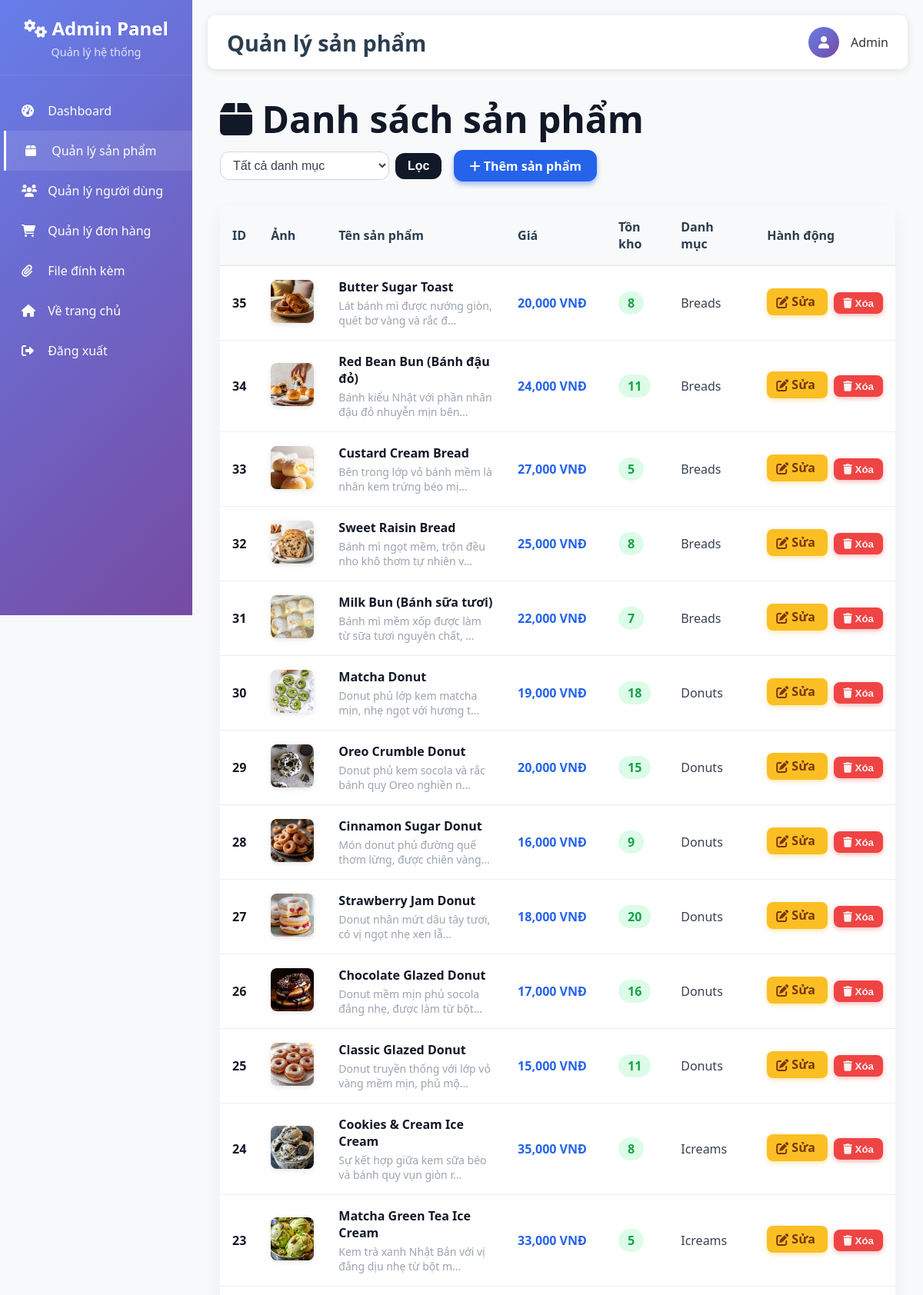
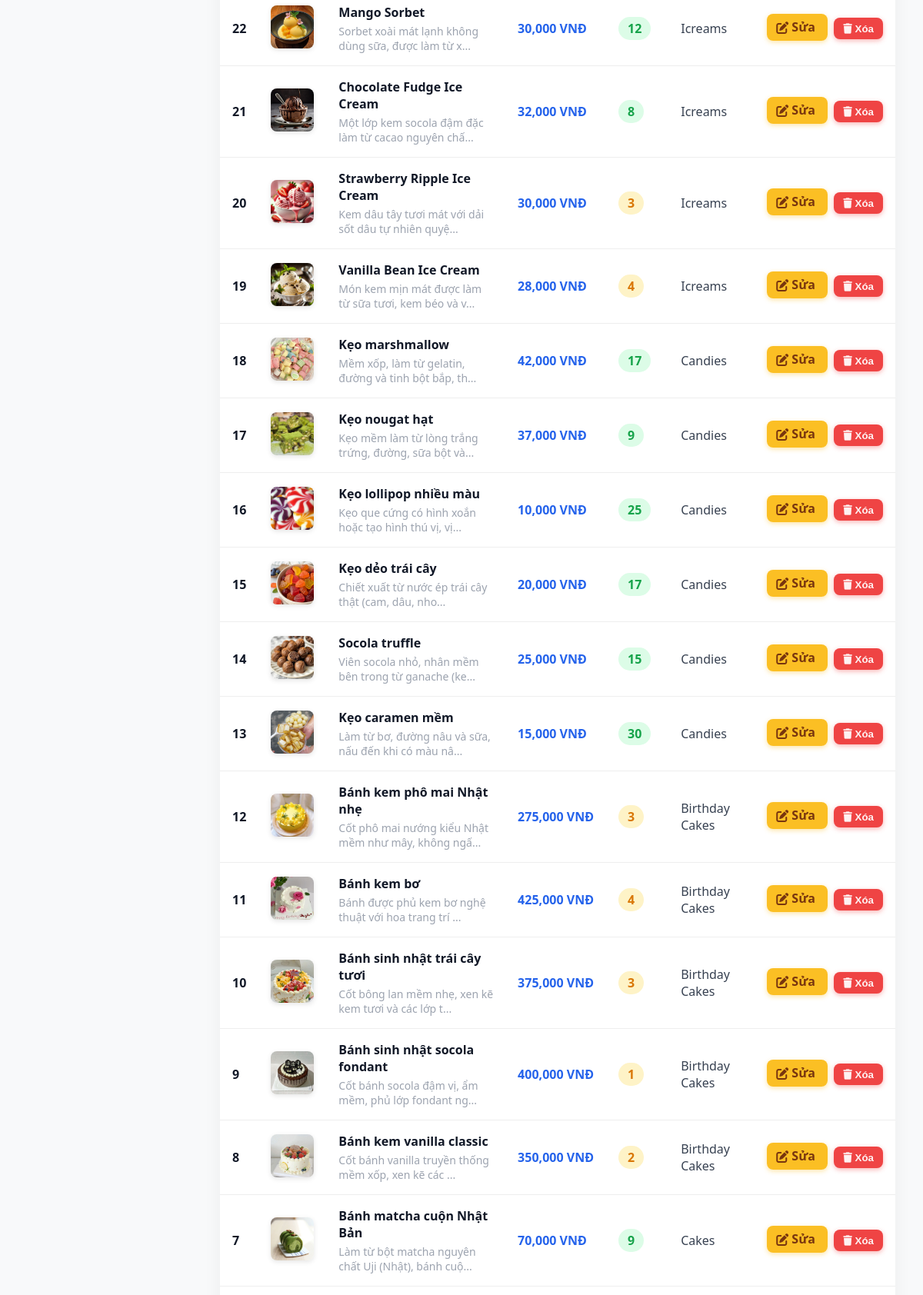
The page /admin/products (signed in, upper part) on the database its author committed (2 pictures, top to bottom).
### tables this page shows
CREATE TABLE products
		(productId INTEGER PRIMARY KEY,
		name TEXT,
		price REAL,
		description TEXT,
		image TEXT,
		stock INTEGER,
		categoryId INTEGER,
		FOREIGN KEY(categoryId) REFERENCES categories(categoryId)
		);

CREATE TABLE categories
		(categoryId INTEGER PRIMARY KEY,
		name TEXT
		);

### routes/admin_routes.py (the view)
@admin_bp.route('/products')
@admin_required
def list_products():
    category_filter = request.args.get('category_filter', type=int, default=None)
    try:
        with get_db_connection() as conn:
            cur = conn.cursor()
            cur.execute("SELECT categoryId, name FROM categories ORDER BY name")
            categories = cur.fetchall()
            if category_filter:
                cur.execute('''SELECT p.productId, p.name, p.price, p.description, p.image, p.stock, c.name as categoryName
                               FROM products p
                               LEFT JOIN categories c ON p.categoryId = c.categoryId
                               WHERE p.categoryId = ?
                               ORDER BY p.productId DESC''', (category_filter,))
            else:
                cur.execute('''SELECT p.productId, p.name, p.price, p.description, p.image, p.stock, c.name as categoryName
                               FROM products p
                               LEFT JOIN categories c ON p.categoryId = c.categoryId
                               ORDER BY p.productId DESC''')
            products = cur.fetchall()
        return render_template('admin/list_products.html', products=products, categories=categories)
    except Exception as e:
        flash(f"Lỗi khi tải danh sách sản phẩm: {str(e)}")
        return render_template('admin/list_products.html', products=[], categories=[])

### app.py (called while the page is built)
def create_app():
    app = Flask(__name__)
    app.config.from_object(Config)
    if not os.path.exists(app.config['UPLOAD_FOLDER']):
        os.makedirs(app.config['UPLOAD_FOLDER'])
    register_blueprints(app)
    @app.context_processor
    def inject_template_vars():
        return {
            'url_for': url_for_wrapper
        }
    return app

def url_for_wrapper(endpoint, **values):
    from flask import url_for as flask_url_for
    route_mapping = {
        'root': 'main.root',
        'logout': 'auth.logout',
        'loginForm': 'auth.loginForm',
        'cart': 'cart.cart',
        'profileHome': 'profile.profileHome',
        'search': 'search.search',  # Map search route
        'displayCategory': 'search.search_by_category'  # Map category display
    }
    mapped_endpoint = route_mapping.get(endpoint, endpoint)
    try:
        return flask_url_for(mapped_endpoint, **values)
    except:
        try:
            return flask_url_for(endpoint, **values)
        except:
            return '#'

### routes/admin_routes.py (called while the page is built)
def is_admin(email):
    try:
        with get_db_connection() as conn:
            cur = conn.cursor()
            cur.execute("SELECT role FROM users WHERE email = ?", (email,))
            result = cur.fetchone()
            return result and result[0] == 'admin'
    except:
        return False

def admin_required(f):
    @wraps(f)
    def decorated_function(*args, **kwargs):
        if 'email' not in session:
            flash("Vui lòng đăng nhập để truy cập trang này.")
            return redirect(url_for('auth.loginForm'))
        if not is_admin(session['email']):
            flash("Bạn không có quyền truy cập trang này!")
            return redirect(url_for('main.root'))
        return f(*args, **kwargs)
    return decorated_function

### utils/database.py (called while the page is built)
@contextmanager
def get_db_connection():
    conn = sqlite3.connect(Config.DATABASE_PATH)
    try:
        yield conn
    except Exception as e:
        conn.rollback()
        raise e
    finally:
        conn.close()

### templates/admin/list_products.html (shortened to what this page needs)
{% extends "admin/base.html" %}
{% block page_title %}Quản lý sản phẩm{% endblock %}
{% block content %}
<div style="max-width: 1200px; margin: 2rem auto; padding: 0 1rem;">
  <header style="display: flex; flex-wrap: wrap; align-items: center; justify-content: space-between; margin-bottom: 2rem;">
    <h1 style="font-weight: 700; font-size: 3rem; color: #111827; margin: 0 0 0.5rem 0;">
      <i class="fas fa-box" aria-hidden="true"></i> Danh sách sản phẩm
    </h1>
    <div style="display: flex; gap: 1rem; align-items: center; flex-wrap: wrap;">
      <form method="GET" action="{{ url_for('admin.list_products') }}" style="display: flex; gap: 0.5rem; align-items: center;">
        <select id="category_filter" name="category_filter"
          style="padding: 0.5rem 0.75rem; border: 1px solid #d1d5db; border-radius: 0.75rem; font-size: 1rem; color: #374151; min-width: 220px; background-color: #fff;">
          <option value="">Tất cả danh mục</option>
        </select>
        <button type="submit"
          style="background-color: #111827; color: white; border: none; padding: 0.5rem 1rem; font-size: 1rem; font-weight: 600; border-radius: 0.75rem; cursor: pointer; transition: background-color 0.3s ease;">
          Lọc
        </button>
      </form>
      <a href="{{ url_for('admin.add_product') }}"
        style="background-color: #2563eb; color: white; padding: 0.6rem 1.25rem; font-weight: 700; font-size: 1rem; border-radius: 0.75rem; text-decoration: none; box-shadow: 0 4px 6px rgba(37, 99, 235, 0.4); transition: background-color 0.3s ease;">
        <i class="fas fa-plus" aria-hidden="true"></i> Thêm sản phẩm
      </a>
    </div>
  </header>
  <section aria-labelledby="tableHeading"
    style="background: #fff; box-shadow: 0 10px 25px rgba(0, 0, 0, 0.05); border-radius: 0.75rem; overflow-x: auto;">
    <table style="width: 100%; border-collapse: collapse; font-size: 1rem; color: #6b7280;">
      <thead style="background-color: #f9fafb; color: #374151; font-weight: 600; text-align: left;">
        <tr>
          <th style="padding: 1rem 1rem;">ID</th>
          <th style="padding: 1rem 1rem;">Ảnh</th>
          <th style="padding: 1rem 1rem;">Tên sản phẩm</th>
          <th style="padding: 1rem 1rem;">Giá</th>
          <th style="padding: 1rem 1rem;">Tồn kho</th>
          <th style="padding: 1rem 1rem;">Danh mục</th>
          <th style="padding: 1rem 1rem;">Hành động</th>
        </tr>
      </thead>
      <tbody>
        {% for product in products %}
        <tr style="border-top: 1px solid #e5e7eb;">
          <td style="padding: 1rem 1rem; font-weight: 600; color: #111827;">{{ product[0] }}</td>
          <td style="padding: 1rem 1rem;">
            {% if product[4] %}
            <img src="{{ url_for('static', filename='uploads/' + product[4]) }}"
              alt="Ảnh sản phẩm {{ product[1] }}" style="width: 56px; height: 56px; border-radius: 0.5rem; object-fit: cover; box-shadow: 0 2px 6px rgba(0,0,0,0.1);" />
            {% else %}
            <span style="display: inline-block; width: 56px; height: 56px; background: #e5e7eb; border-radius: 0.5rem; text-align: center; line-height: 56px; color: #9ca3af;">
              <i class="fas fa-image" aria-hidden="true"></i>
            </span>
            {% endif %}
          </td>
          <td style="padding: 1rem 1rem; font-weight: 600; color: #111827;">
            {{ product[1] }}
            <div style="color: #9ca3af; font-weight: 400; font-size: 0.875rem; margin-top: 0.25rem;">
              {{ product[3][:50] }}{% if product[3]|length > 50 %}...{% endif %}
            </div>
          </td>
          <td style="padding: 1rem 1rem; font-weight: 700; color: #2563eb; white-space: nowrap;">
            {{ "{:,.0f}".format(product[2]) }} VNĐ
          </td>
          <td style="padding: 1rem 1rem;">
            <span style="display: inline-block; padding: 0.25rem 0.75rem; font-weight: 600; border-radius: 9999px;
              color: {% if product[5] == 0 %}#dc2626{% elif product[5] < 5 %}#d97706{% else %}#16a34a{% endif %};
              background-color: {% if product[5] == 0 %}#fee2e2{% elif product[5] < 5 %}#fef3c7{% else %}#dcfce7{% endif %};">
              {{ product[5] }}
            </span>
          </td>
          <td style="padding: 1rem 1rem; color: #374151;">{{ product[6] or 'Chưa phân loại' }}</td>
          <td style="padding: 1rem 1rem; white-space: nowrap;">
            <a href="{{ url_for('admin.edit_product', productId=product[0]) }}"
               style="background-color: #fbbf24; color: #78350f; padding: 0.4rem 0.75rem; border-radius: 0.5rem; font-weight: 600; text-decoration: none; margin-right: 0.5rem; box-shadow: 0 2px 6px rgba(251,191,36,0.4); transition: background-color 0.3s ease;">
               <i class="fas fa-edit" aria-hidden="true"></i> Sửa
            </a>
            <form method="post" action="{{ url_for('admin.delete_product', productId=product[0]) }}"
                  style="display: inline;" onsubmit="return confirm('Bạn có chắc muốn xóa sản phẩm này?');">
              <button type="submit"
                style="background-color: #ef4444; color: #fef2f2; border: none; padding: 0.4rem 0.75rem; border-radius: 0.5rem; font-weight: 600; cursor: pointer; box-shadow: 0 2px 6px rgba(239,68,68,0.4); transition: background-color 0.3s ease;">
                <i class="fas fa-trash" aria-hidden="true"></i> Xóa
              </button>
            </form>
          </td>
        </tr>
        {% endfor %}
      </tbody>
    </table>
  </section>
</div>
{% endblock %}

### templates/admin/base.html (style rules this page uses)
* { margin: 0; padding: 0; box-sizing: border-box; }
body { font-family: 'Segoe UI', Tahoma, Geneva, Verdana, sans-serif; background-color: #f8f9fa; color: #333; }
table { width: 100%; border-collapse: collapse; }
th, td { padding: 15px; text-align: left; border-bottom: 1px solid #eee; }
th { background-color: #f8f9fa; font-weight: 600; color: #2c3e50; }

### rows shown on the page
products: productId "35", image (picture), name "Butter Sugar Toast", description "Lát bánh mì được nướng giòn, quét bơ vàng và rắc đ", price "20,000", stock "8", name "Breads"
products: productId "34", image (picture), name "Red Bean Bun (Bánh đậu đỏ)", description "Bánh kiểu Nhật với phần nhân đậu đỏ nhuyễn mịn bên", price "24,000", stock "11", name "Breads"
products: productId "33", image (picture), name "Custard Cream Bread", description "Bên trong lớp vỏ bánh mềm là nhân kem trứng béo mị", price "27,000", stock "5", name "Breads"
products: productId "32", image (picture), name "Sweet Raisin Bread", description "Bánh mì ngọt mềm, trộn đều nho khô thơm tự nhiên v", price "25,000", stock "8", name "Breads"
products: productId "31", image (picture), name "Milk Bun (Bánh sữa tươi)", description "Bánh mì mềm xốp được làm từ sữa tươi nguyên chất,", price "22,000", stock "7", name "Breads"
products: productId "30", image (picture), name "Matcha Donut", description "Donut phủ lớp kem matcha mịn, nhẹ ngọt với hương t", price "19,000", stock "18", name "Donuts"
products: productId "29", image (picture), name "Oreo Crumble Donut", description "Donut phủ kem socola và rắc bánh quy Oreo nghiền n", price "20,000", stock "15", name "Donuts"
products: productId "28", image (picture), name "Cinnamon Sugar Donut", description "Món donut phủ đường quế thơm lừng, được chiên vàng", price "16,000", stock "9", name "Donuts"
products: productId "27", image (picture), name "Strawberry Jam Donut", description "Donut nhân mứt dâu tây tươi, có vị ngọt nhẹ xen lẫ", price "18,000", stock "20", name "Donuts"
products: productId "26", image (picture), name "Chocolate Glazed Donut", description "Donut mềm mịn phủ socola đắng nhẹ, được làm từ bột", price "17,000", stock "16", name "Donuts"
products: productId "25", image (picture), name "Classic Glazed Donut", description "Donut truyền thống với lớp vỏ vàng mềm mịn, phủ mộ", price "15,000", stock "11", name "Donuts"
products: productId "24", image (picture), name "Cookies & Cream Ice Cream", description "Sự kết hợp giữa kem sữa béo và bánh quy vụn giòn r", price "35,000", stock "8", name "Icreams"
products: productId "23", image (picture), name "Matcha Green Tea Ice Cream", description "Kem trà xanh Nhật Bản với vị đắng dịu nhẹ từ bột m", price "33,000", stock "5", name "Icreams"
products: productId "22", image (picture), name "Mango Sorbet", description "Sorbet xoài mát lạnh không dùng sữa, được làm từ x", price "30,000", stock "12", name "Icreams"
products: productId "21", image (picture), name "Chocolate Fudge Ice Cream", description "Một lớp kem socola đậm đặc làm từ cacao nguyên chấ", price "32,000", stock "8", name "Icreams"
products: productId "20", image (picture), name "Strawberry Ripple Ice Cream", description "Kem dâu tây tươi mát với dải sốt dâu tự nhiên quyệ", price "30,000", stock "3", name "Icreams"
products: productId "19", image (picture), name "Vanilla Bean Ice Cream", description "Món kem mịn mát được làm từ sữa tươi, kem béo và v", price "28,000", stock "4", name "Icreams"
products: productId "18", image (picture), name "Kẹo marshmallow", description "Mềm xốp, làm từ gelatin, đường và tinh bột bắp, th", price "42,000", stock "17", name "Candies"
products: productId "17", image (picture), name "Kẹo nougat hạt", description "Kẹo mềm làm từ lòng trắng trứng, đường, sữa bột và", price "37,000", stock "9", name "Candies"
products: productId "16", image (picture), name "Kẹo lollipop nhiều màu", description "Kẹo que cứng có hình xoắn hoặc tạo hình thú vị, vị", price "10,000", stock "25", name "Candies"
products: productId "15", image (picture), name "Kẹo dẻo trái cây", description "Chiết xuất từ nước ép trái cây thật (cam, dâu, nho", price "20,000", stock "17", name "Candies"
products: productId "14", image (picture), name "Socola truffle", description "Viên socola nhỏ, nhân mềm bên trong từ ganache (ke", price "25,000", stock "15", name "Candies"
products: productId "13", image (picture), name "Kẹo caramen mềm", description "Làm từ bơ, đường nâu và sữa, nấu đến khi có màu nâ", price "15,000", stock "30", name "Candies"
products: productId "12", image (picture), name "Bánh kem phô mai Nhật nhẹ", description "Cốt phô mai nướng kiểu Nhật mềm như mây, không ngấ", price "275,000", stock "3", name "Birthday Cakes"
products: productId "11", image (picture), name "Bánh kem bơ", description "Bánh được phủ kem bơ nghệ thuật với hoa trang trí", price "425,000", stock "4", name "Birthday Cakes"
products: productId "10", image (picture), name "Bánh sinh nhật trái cây tươi", description "Cốt bông lan mềm nhẹ, xen kẽ kem tươi và các lớp t", price "375,000", stock "3", name "Birthday Cakes"
products: productId "9", image (picture), name "Bánh sinh nhật socola fondant", description "Cốt bánh socola đậm vị, ẩm mềm, phủ lớp fondant ng", price "400,000", stock "1", name "Birthday Cakes"
products: productId "8", image (picture), name "Bánh kem vanilla classic", description "Cốt bánh vanilla truyền thống mềm xốp, xen kẽ các", price "350,000", stock "2", name "Birthday Cakes"
products: productId "7", image (picture), name "Bánh matcha cuộn Nhật Bản", description "Làm từ bột matcha nguyên chất Uji (Nhật), bánh cuộ", price "70,000", stock "9", name "Cakes"
